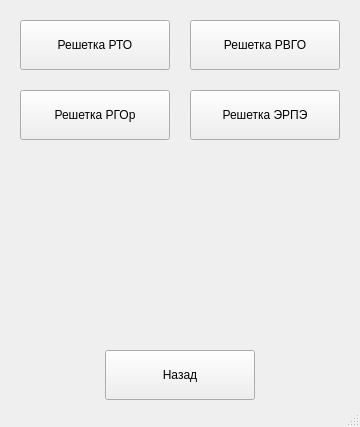
<?xml version="1.0" encoding="UTF-8"?>
<ui version="4.0">
 <class>mainW</class>
 <widget class="QMainWindow" name="mainW">
  <property name="geometry">
   <rect>
    <x>0</x>
    <y>0</y>
    <width>360</width>
    <height>427</height>
   </rect>
  </property>
  <property name="windowTitle">
   <string>MainWindow</string>
  </property>
  <widget class="QWidget" name="centralwidget">
   <widget class="QPushButton" name="btn_rto">
    <property name="geometry">
     <rect>
      <x>20</x>
      <y>20</y>
      <width>150</width>
      <height>50</height>
     </rect>
    </property>
    <property name="text">
     <string>Решетка РТО</string>
    </property>
   </widget>
   <widget class="QPushButton" name="btn_rvgo">
    <property name="geometry">
     <rect>
      <x>190</x>
      <y>20</y>
      <width>150</width>
      <height>50</height>
     </rect>
    </property>
    <property name="text">
     <string>Решетка РВГО</string>
    </property>
   </widget>
   <widget class="QPushButton" name="btn_erpe">
    <property name="geometry">
     <rect>
      <x>190</x>
      <y>90</y>
      <width>150</width>
      <height>50</height>
     </rect>
    </property>
    <property name="text">
     <string>Решетка ЭРПЭ</string>
    </property>
   </widget>
   <widget class="QPushButton" name="btn_rgo_r">
    <property name="geometry">
     <rect>
      <x>20</x>
      <y>90</y>
      <width>150</width>
      <height>50</height>
     </rect>
    </property>
    <property name="text">
     <string>Решетка РГОр</string>
    </property>
   </widget>
   <widget class="QPushButton" name="btn_back">
    <property name="geometry">
     <rect>
      <x>105</x>
      <y>350</y>
      <width>150</width>
      <height>50</height>
     </rect>
    </property>
    <property name="text">
     <string>Назад</string>
    </property>
   </widget>
  </widget>
  <widget class="QMenuBar" name="menubar">
   <property name="geometry">
    <rect>
     <x>0</x>
     <y>0</y>
     <width>360</width>
     <height>21</height>
    </rect>
   </property>
  </widget>
  <widget class="QStatusBar" name="statusbar"/>
 </widget>
 <resources/>
 <connections/>
</ui>
